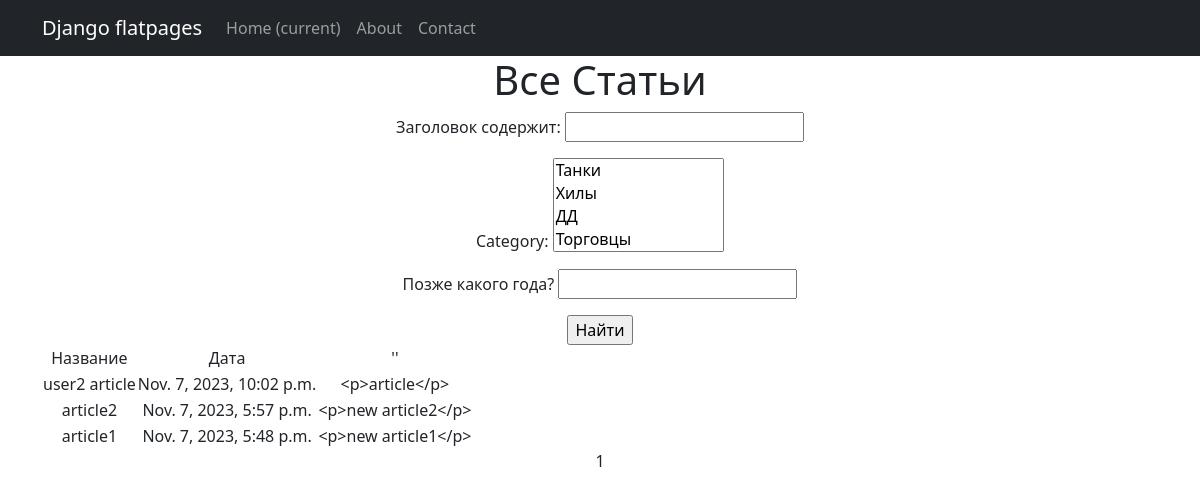
The app's page /materials/articles/ with its own data.
### newsapp/models.py (models this page shows, shortened)
class Category(models.Model):
    category = models.TextField(max_length=64, help_text=_('category name'), unique=True)
    subscribers = models.ManyToManyField(User, related_name='subscribers', blank=True)
    def __str__(self):
        return self.category

class Post(models.Model):
    time_in = models.DateTimeField(auto_now_add=True)
    type = models.BooleanField(default=False)
    author = models.ForeignKey(Author, on_delete=models.CASCADE, )
    category = models.ManyToManyField(Category, through='PostCategory')
    header = models.CharField(max_length=64, unique=True)
    article_text = RichTextField(blank=True, null=True)
    rating = models.IntegerField(default=0)

### newsapp/views.py (the view)
# urls.py: path('articles/', ArticlesList.as_view(), name='news'),
class ArticlesList(ListView):
    model = Post
    ordering = ['-time_in']
    template_name = 'articles.html'
    context_object_name = 'news'
    paginate_by = 10
    queryset = Post.objects.filter(type=1).distinct()
    def get_queryset(self):
        queryset = super().get_queryset()
        self.filterset = NewsFilter(self.request.GET, queryset)
        return self.filterset.qs
    def get_context_data(self, **kwargs):
        context = super().get_context_data(**kwargs)
        context['filterset'] = self.filterset
        return context

### newsapp/templatetags/custom_filters.py (called while the page is built)
@register.filter()
def matyugi(text):
    for word in text.split():
        for mat in WORDS:
            if mat == word:
                word = "*"
    return text

### templates/articles.html (shortened to what this page needs)
{% extends 'flatpages/default.html' %}
{% load custom_filters %}
{% load custom_tags %}
{% block content %}
   <h1>Все Статьи</h1>
    <form action="" method="get">
       {{ filterset.form.as_p }}
       <input type="submit" value="Найти" />
   </form>
   {% if news %}
       <table>
           <tr>
               <td>Название</td>
               <td>Дата</td>
               <td>''</td>
           </tr>
           {% for post in news %}
           <tr>
               <td>{{ post.header|matyugi }}</td>
               <td>{{ post.time_in }}</td>
               <td>{{ post.article_text|truncatechars:20|matyugi }}</td>
           </tr>
           {% endfor %}
       </table>
   {% else %}
       <h2>Материалов не найдено</h2>
   {% endif %}
   {{ page_obj.number }}
{% endblock content %}

### records on screen
Category: category "Танки / Хилы / ДД / Торговцы"
Post: header|matyugi "user2 article", time_in "Nov. 7, 2023, 10:02 p.m.", article_text|matyugi "<p>article</p>"
Post: header|matyugi "article2", time_in "Nov. 7, 2023, 5:57 p.m.", article_text|matyugi "<p>new article2</p>"
Post: header|matyugi "article1", time_in "Nov. 7, 2023, 5:48 p.m.", article_text|matyugi "<p>new article1</p>"

### other values on screen
{{ page_obj.number }} "1"
